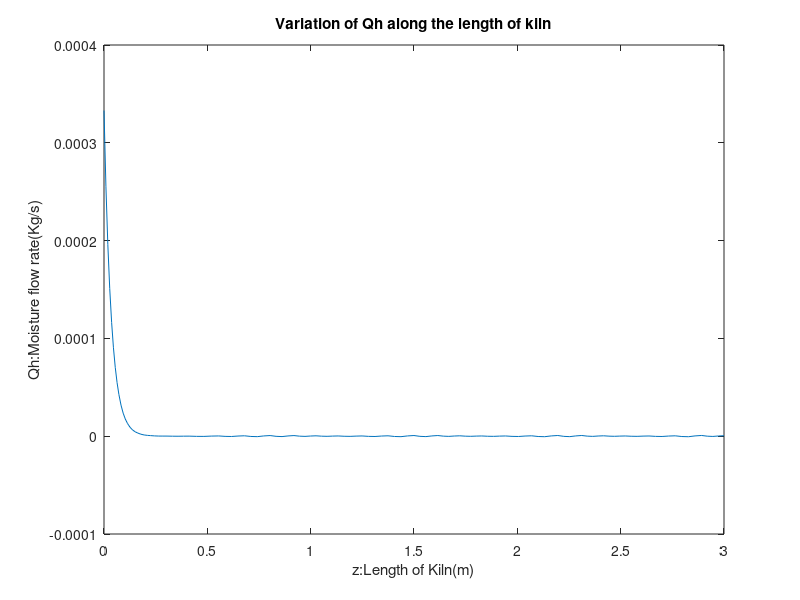
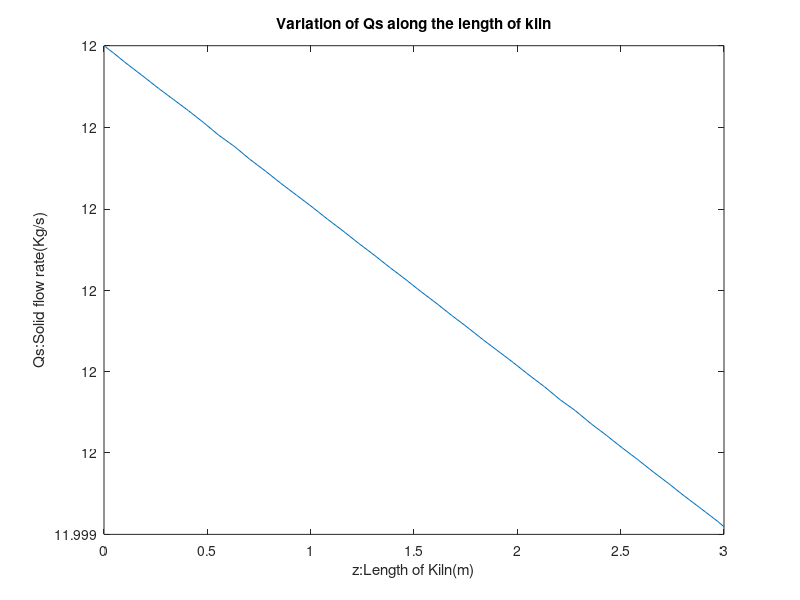

Here is the MATLAB script that generated these plots, in order: (Note: this script raises an error after producing the figures.)

% Calculate temperature at the internal wall (Tw)
Cg = 1.2;%Average specific heat of gas
Av=0.07;%Absorptivity
Cs = 0.2;%Average Specific heat of solid
Cv = 2.1;%Average specific heat of steam
Cw = 0.7;
es = 0.1;% solid emissivity
ew = 0.9;%Emissivity of internal wall
hgs = 0.01;%Heat transfer coefficient between solid and gas
ht = 4.3;
hw = 0.001;
Lcu = 1.848;
Les = 2.356;
Lli = 3.927;
ew0=0.25; % Emissivity of outer wall made of iron
Kw=0.205;% Thermal Conductivity of Iron
sigma = 5.67*10^(-8);
ht = 4.3; 
Hv = 2260;
Vs = 1;  % Assumed value, needs verification
kc = 6.005;  % Assumed value, needs verification
hgw=15;   % Assumed value, needs verification
eg=0.96; 
C3 = hgs * Lcu;
C4 = (sigma * Lcu * es) / (1 - (1 - es) * (1 - Av));
C5 = hgw * Lli;
C7 = hw * Les;
phi_sw = 1 / (1 - eg - (1 - ew) * (Lcu / Lli * (1 - es) + (1 - Lcu / Lli)));
C8 = sigma * Lcu * phi_sw * ew * es;
%Certain values known
Re=0.2;
Ri=0.1;
Ta=300;
ho=75;
Tg=750;
e=2.71;
Qa=5*10^(-3);
Tw0=800;
Tw=1200;
hi = hgw + sigma * eg * ew0 * (Tg^3 - Tw^3);
m=Ta/Tw0;
numerator=(Ta/(hi*Ri)+Tg*(1/((1+m+m^2+m^3)*ew0*sigma*Tw0^3+ho)*Re)-(log(Ri/Re))/Kw);
denominator=(1/(hi*Ri)+1/((1+m+m^2+m^3)*ew0*sigma*Tw0^3+ho)*Re-(log(Ri/Re))/Kw);
Tw = numerator / denominator;
hi = hgw + sigma * eg * ew0 * (Tg^3 - Tw^3);
%%



%For moisture Content
z_span=[0,3];
Qh0=3.33*10^(-4);
function dQhdz=odefun(z,Qh)
   ht=4.3;
   Tg=750;
   Ts=500;
   Qs=3.33*10^(-3);
   Hv=2260000;
   A=20;
   dQhdz=-ht * A * (Tg - Ts) * Qh / (Hv * (0.1 * Qs));
end
[zsol,Qh_sol]=ode45(@odefun,z_span,Qh0);
figure;
plot(zsol,Qh_sol)
xlabel("z:Length of Kiln(m)")
ylabel("Qh:Moisture flow rate(Kg/s)")
title("Variation of Qh along the length of kiln")
%For solid
z_span=[0,3]
Qs0=12;
function dQsdz=odefun1(z,Qs)
     kc=6.005;
     e=2.72;
     Ts=500;
     Qa=5*10^(-3);%kg/s
     ht=4.3;
     Av=0.07;
     Tg=750;
     Ts=500;
     Hv=2260;
     Qh=3.33*10^(-3);
     Vs=((Qs/3.14*(0.3)^2)/2000)*0.9;
     A=20;
     dQsdz = -kc * e^-(8033 / Ts) * Qs * Qa / ((Qs/3.14*(0.3)^2)/2000)*0.9; - ht * A * (Tg - Ts) * Qh / (Hv * (0.1 * Qs));
end
[zsol1,Qs_sol]=ode45(@odefun1,z_span,Qs0);
figure;
plot(zsol1,Qs_sol)

xlabel("z:Length of Kiln(m)")
ylabel("Qs:Solid flow rate(Kg/s)")
title("Variation of Qs along the length of kiln")
% Define constants for the whole system
z_span = [0, 4];     % Span for the length of the kiln (m)
Qh0 = 3.33e-4;       % Initial moisture content (kg)
Ts0 = 200;           % Initial solid temperature (K)
Tg0 = 600;           % Initial gas temperature (K)

% Parameters (These can be adjusted or kept as constants)
ht = 4.3;            % Heat transfer coefficient for moisture evaporation (W/m^2 K)
Hv = 2260e3;         % Latent heat of vaporization (J/kg)
A = 10;              % Heat transfer area (m^2)
Cs = 0.2e3;          % Specific heat capacity of the solid (J/kg K)
sigma = 5.67e-8;     % Stefan-Boltzmann constant (W/m^2 K^4)
Lcu = 1.848;         % Characteristic length for convection (m)
Les = 2.356;         % Characteristic length for radiation (m)
hgs = 10;            % Heat transfer coefficient between gas and solid (W/m^2 K)
ew = 0.9;            % Wall emissivity
es = 0.1;            % Solid emissivity
Av = 0.07;           % Surface area factor for radiation
Tw = 1400;           % Wall temperature (K)
Cv = 2.1e3;          % Specific heat of the vapor (J/kg K)
Cg = 1.2e3;          % Specific heat of the gas (J/kg K)
Qg0 = 11.65e-3;      % Initial heat content of the gas (J/kg)
eg = 0.1;            % Emissivity of the gas

% Other assumed parameters
Kw = 0.205; 
Qa = 5e-3;
deltaH = 131e3; 
Qs0 = 3.33e-3;       % Heat content of the solid
Vs = ((Qs0 / (3.14 * (0.3)^2)) / 2000) * 0.9;  % Volume of the solid in kiln

% ODE for Tg (gas temperature)
function dTgdz = odefunTg(z, Tg, Ts, Qh, ht, Hv, A, Cv, Qg0, hgs, sigma, es, Av, Lcu, Tw, eg, ew, Les)
    % Convective and radiative heat transfer terms
    C3 = hgs * Lcu;  
    C4 = (sigma * Lcu * es) / (1 - (1 - es) * (1 - Av));  
    C7 = (sigma * Les * ew) / (1 - (1 - ew) * (1 - Av));

    % Rate of change of gas temperature Tg
    dTgdz = (-C3 * (Tg - Ts) - C4 * (Tg^4 * eg - Ts^4 * Av) - C7 * (Tg^4 * eg - Tw^4 * Av) ...
             - ht * A * (Tg - Ts) * Qh / Hv) / (Qg0 * Cv);
end

% ODE for Ts (solid temperature)
function dTsdz = odefunTs(z, Ts, Tg, Qh, ht, A, Hv, Cs, hgs, sigma, es, Av, Lcu, Tw, eg, Kw, Qa, deltaH, Vs, Qs0, ew, Les)
    % Convective and radiative heat transfer terms
    C3 = hgs * Lcu;  
    C4 = (sigma * Lcu * es) / (1 - (1 - es) * (1 - Av));  
    Lli = 3.927;
    hw = 0.001;
    C7 = hw * Les;
    phi_sw = 1 / (1 - eg - (1 - ew) * (Lcu / Lli * (1 - es) + (1 - Lcu / Lli)));
    C8 = sigma * Lcu * phi_sw * ew * es;

    % Rate of change of solid temperature Ts
    dTsdz = (C3 * (Tg - Ts) + C4 * (Tg^4 * eg - Ts^4 * Av) + C7 * (Tw - Ts) + C8 * (Tw^4 * eg - Ts^4 * Av) ...
            - Kw * exp(-8033 / Ts) * (Qs0 * Qa * deltaH) / Vs) / (Qs0 * Cs);
end

% ODE for Qh (moisture content)
function dQhdz = odefunQh(z, Qh, Tg, Ts, ht, Hv, A)
    % Rate of change of moisture content Qh
    dQhdz = -ht * A * (Tg - Ts) * Qh / Hv;  
end

% Define the system of coupled ODEs for Tg, Ts, and Qh
function dydz = kiln_odes(z, y, ht, Hv, A, Cv, Qg0, hgs, sigma, es, Av, Lcu, Tw, eg, ew, Les, Cs, Kw, Qa, deltaH, Vs, Qs0)
    % y = [Tg, Ts, Qh]
    Tg = y(1);  % Gas temperature
    Ts = y(2);  % Solid temperature
    Qh = y(3);  % Moisture content

    % ODEs for Tg, Ts, and Qh
    dTgdz = odefunTg(z, Tg, Ts, Qh, ht, Hv, A, Cv, Qg0, hgs, sigma, es, Av, Lcu, Tw, eg, ew, Les);
    dTsdz = odefunTs(z, Ts, Tg, Qh, ht, A, Hv, Cs, hgs, sigma, es, Av, Lcu, Tw, eg, Kw, Qa, deltaH, Vs, Qs0, ew, Les);
    dQhdz = odefunQh(z, Qh, Tg, Ts, ht, Hv, A);

    % Return the derivatives as a column vector
    dydz = [dTgdz; dTsdz; dQhdz];
end

% Initial conditions: Tg0, Ts0, Qh0
initial_conditions = [Tg0, Ts0, Qh0];

% Solver options for higher accuracy (tighter tolerances)
options = odeset('RelTol',1e-6,'AbsTol',1e-8);

% Solve the coupled system using ode15s for stiff problems
[z_sol, y_sol] = ode15s(@(z, y) kiln_odes(z, y, ht, Hv, A, Cv, Qg0, hgs, sigma, es, Av, Lcu, Tw, eg, ew, Les, Cs, Kw, Qa, deltaH, Vs, Qs0), z_span, initial_conditions, options);

% Extract solutions
Tg_sol = y_sol(:, 1);  % Gas temperature
Ts_sol = y_sol(:, 2);  % Solid temperature
Qh_sol = y_sol(:, 3);  % Moisture content

% Plot the results for Tg, Ts, and Qh with higher resolution
figure;

plot(z_sol, Tg_sol, 'k', 'LineWidth', 2);
xlabel("z: Length of Kiln (m)");
ylabel("Tg: Gas Temperature (K)");
title("Gas Temperature (Tg) along the Length of the Kiln");
grid on;
hold on
z2=linspace(0,4,1000);
g=1000+(290*(1-exp(-z2/0.25)));
%plot(z2,g)
% Define the file path (replace with actual file name and your username)
s1 = 's1.csv';

% Read the CSV file using readtable (for both numeric and non-numeric data)
data = readtable(s1);

% Assuming the first column is X data and the second column is Y data
x = data{:, 1};   % First column as X-axis
y = data{:, 2};   % Second column as Y-axis

% Plot the data
plot(x, y, '-r');
xlabel('z');  % Add X-axis label
ylabel('Tg');  % Add Y-axis label
title('Data');   % Add a title to the plot
grid on;                  % Turn on the grid for better readability
legend('Modelled data', 'Practical data','Location','southeast')


hold off


% Define constants for the whole system
z_span = [0, 4];     % Span for the length of the kiln (m)
Qh0 = 3.33e-4;       % Initial moisture content (kg)
Ts0 = 200;           % Initial solid temperature (K)

% Parameters (These can be adjusted or kept as constants)
ht = 4.3;            % Heat transfer coefficient for moisture evaporation (W/m^2 K)
Hv = 2260e3;         % Latent heat of vaporization (J/kg)
A = 10;             % Heat transfer area (m^2)
Cs = 0.2e3;          % Specific heat capacity of the solid (J/kg K)
sigma = 5.67e-8;     % Stefan-Boltzmann constant (W/m^2 K^4)
Lcu = 1.848;         % Characteristic length for convection (m)
Les = 2.356;         % Characteristic length for radiation (m)
hgs = 10;            % Heat transfer coefficient between gas and solid (W/m^2 K)
ew = 0.9;            % Wall emissivity
es = 0.1;            % Solid emissivity
Av = 0.07;           % Surface area factor for radiation
Tw = 1400;           % Wall temperature (K)
Cv = 2.1e3;          % Specific heat of the vapor (J/kg K)
Cg = 1.2e3;          % Specific heat of the gas (J/kg K)
Qg0 = 11.65e-3;      % Initial heat content of the gas (J/kg)
eg = 0.1;           % Emissivity of the gas

% Other assumed parameters
Kw = 0.205; 
Qa = 5e-3;
deltaH = 131e3; 
Qs0 = 3.33e-3;  % Heat content of the solid
Vs = ((Qs0 / (3.14 * (0.3)^2)) / 2000) * 0.9;  % Volume of the solid in kiln

% Polynomial for Tg(z)
Tg_poly = @(z) 1000+(290*(1-exp(-z/0.25)));

% ODE for Qh (moisture content)
function dQhdz = odefunQh22(z, Qh, ht, Hv, A, Tg_poly)
    % Calculate Tg from the polynomial
    Tg = Tg_poly(z);
    Ts = 700; % Keep Ts constant initially

    % Rate of change of moisture content
    dQhdz = -ht * A * (Tg - Ts) * Qh / Hv;  
end

% ODE for solid temperature (Ts)
function dTsdz = odefunTs22(z, Ts, Qh, Tg_poly, ht, A, Hv, Cs, hgs, sigma, es, Av, Lcu, Tw, eg, Kw, Qa, deltaH, Vs, Qs0, ew, Les)
    % Compute Tg from the polynomial
    Tg = Tg_poly(z);
    
    % Compute radiative and convective terms
    C3 = hgs * Lcu;  
    C4 = (sigma * Lcu * es) / (1 - (1 - es) * (1 - Av));  
    Lli = 3.927;
    hw = 0.001;
    C7 = hw * Les;
    phi_sw = 1 / (1 - eg - (1 - ew) * (Lcu / Lli * (1 - es) + (1 - Lcu / Lli)));
    C8 = sigma * Lcu * phi_sw * ew * es;

    % Rate of change of solid temperature Ts
    dTsdz = (C3 * (Tg - Ts) + C4 * (Tg^4 * eg - Ts^4 * Av) + C7 * (Tw - Ts) + C8 * (Tw^4 * eg - Ts^4 * Av) ...
            - Kw * exp(-8033 / Ts) * (Qs0 * Qa * deltaH) / Vs) / (Qs0 * Cs);
end

% Solve for Qh first using the updated ODE with variable Tg(z)
[z_sol, Qh_sol] = ode45(@(z, Qh) odefunQh22(z, Qh, ht, Hv, A, Tg_poly), z_span, Qh0);

% Solve for Ts using the updated ODE with variable Tg(z) and interpolated Qh values
[z_sol2, Ts_sol] = ode45(@(z, Ts) odefunTs22(z, Ts, interp1(z_sol, Qh_sol, z), Tg_poly, ht, A, Hv, Cs, hgs, sigma, es, Av, Lcu, Tw, eg, Kw, Qa, deltaH, Vs, Qs0, ew, Les), z_span, Ts0);
figure;
% Plot the results for Ts
plot(z_sol2, Ts_sol, 'k', 'LineWidth', 2);
xlabel("z: Length of Kiln (m)");
ylabel("Ts: Temperature of Solid (K)");
title("Variation of Solid Temperature (Ts) along the Length of Kiln");
hold on

% Define the file path (replace with actual file name and your username)
g2 = 's2.csv';

% Read the CSV file using readtable (for both numeric and non-numeric data)
data = readtable(g2);

% Assuming the first column is X data and the second column is Y data
x = data{2:107, 1};   % First column as X-axis
y = data{2:107, 2};   % Second column as Y-axis

% Plot the data
plot(x, y, '-r');
xlabel('Z');  % Add X-axis label
ylabel('Ts');  % Add Y-axis label
title('Data');   % Add a title to the plot
grid on;                  % Turn on the grid for better readability
legend('Modelled data', 'Practical data','Location','southeast')
hold off
